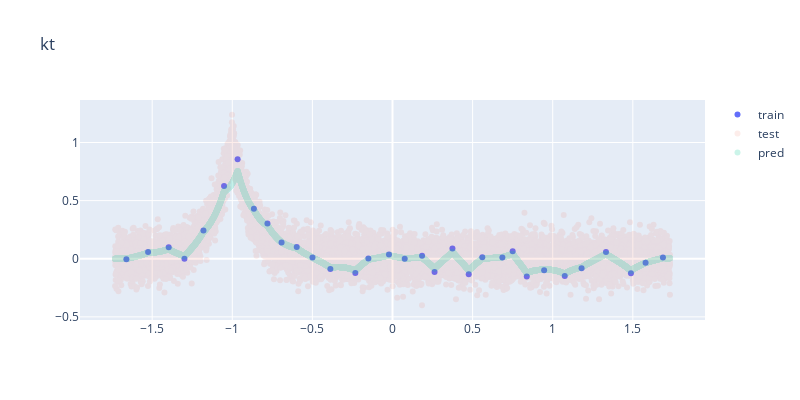

Notebook source saved alongside this figure:
### Code cell
fig = go.Figure(data=[
    trace_Xy(krr_kt_thin.X_fit_, krr_kt_thin.y_fit_, name='train coreset',alpha=1),
    trace_Xy(X_test, y_test, name='test', alpha=0.1),
    trace_Xy(X_test, krr_kt_thin.predict(X_test), name='pred', alpha=0.2)
])
fig.update_layout(
    title='kt',
    height=400,
    width=800,
)
fig.show()
# save fig
if save: fig.write_image(f"figures/{filename}_kt.png")

### Figure 1 — Plotly figure (JSON) as saved in the notebook; plotly's stock layout.template omitted (floating-point values rounded to 4 significant figures; data arrays with more than 128 entries replaced by an {"elided": "..."} marker saying what was removed)
{"data": [{"mode": "markers", "name": "train", "opacity": 1, "type": "scatter", "x": [-1.525, 1.18, 0.3742, 0.07619, -0.6925, 0.8381, -0.3877, 0.2624, 0.75, -0.5977, -0.4995, 0.6857, -0.7805, -1.661, 0.1845, -1.397, 1.58, -1.051, -0.9668, 1.332, 0.5604, -1.18, -0.02201, -1.299, 1.488, 0.9464, -0.1507, 1.075, -0.8652, -0.232, 1.688, 0.4758], "y": [0.05724, -0.08168, 0.08758, 0.0001356, 0.1395, -0.1528, -0.08924, -0.1133, 0.06455, 0.1001, 0.009847, 0.0114, 0.3035, -0.00349, 0.02544, 0.0981, -0.03474, 0.6264, 0.8557, 0.05909, 0.01321, 0.242, 0.03718, 0.0003641, -0.1256, -0.09832, 0.001909, -0.1488, 0.4295, -0.1225, 0.01045, -0.1338]}, {"mode": "markers", "name": "test", "opacity": 0.1, "type": "scatter", "x": {"elided": "10000 float values"}, "y": {"elided": "10000 float values"}}, {"mode": "markers", "name": "pred", "opacity": 0.2, "type": "scatter", "x": {"elided": "10000 float values"}, "y": {"elided": "10000 float values"}}], "layout": {"height": 400, "title": {"text": "kt"}, "width": 800}}
